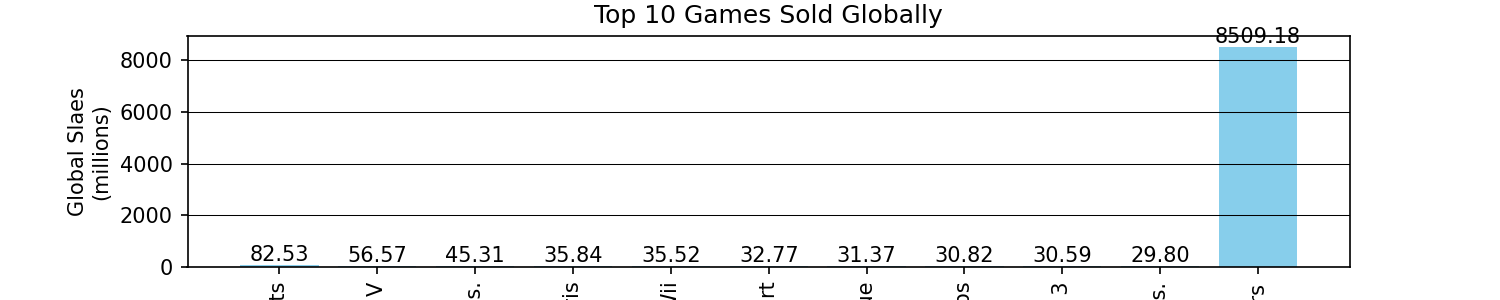

Write Python code to recreate this figure.
from main import dfNonTime
import pandas as pd
import matplotlib.pyplot as plt

sales=dfNonTime.groupby('name')['global_sales'].sum().sort_values(ascending=False)
top3=sales.head(10)
others=sales.iloc[10:].sum()
plot=top3._append(pd.Series({'Others':others}))

plt.figure(figsize=(10,2))
plt.bar(plot.index,plot.values,color='skyblue')
plt.title('Top 10 Games Sold Globally')
plt.xticks(rotation=90)
plt.xlabel('Game Name')
plt.ylabel('Global Slaes\n(millions)')
for i,value in enumerate(plot.values):
    plt.text(i,value,f'{value:.2f}',ha='center',va='bottom')


plt.savefig('barGraph_Top10GamesGlobally.png',dpi=150)
plt.show()
